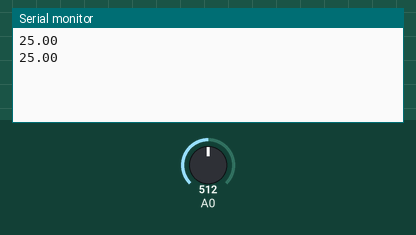
Recording of a sketch running on a simulated Arduino Uno, built with avr-gcc and run on an emulated ATmega328P. Shown: the last lines printed to the serial monitor. The inputs (shaded band) are chosen by the test bench; at power-on: A0 = 512.

Above: at 1.8 s.
1.9 s: A0 set to 716
At 2.8 s:
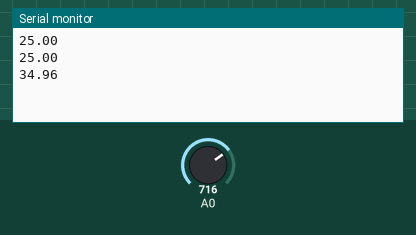
3.4 s: A0 set to 900
At 4.8 s:
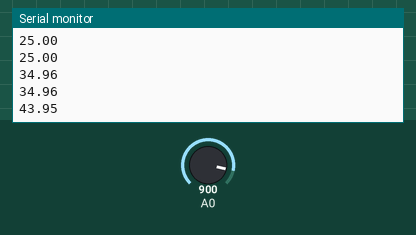
Timing chart, 0 to 6.4 s (numbered marks = the images above; inputs shaded):
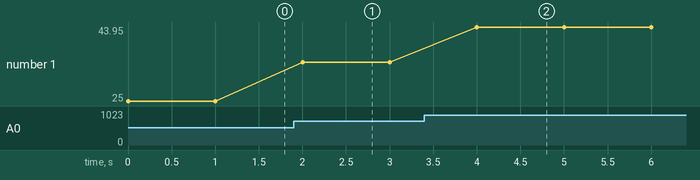

Measured:
- after the input at 1.9 s, the serial monitor: prints a new line after 0.10 s (image 1)
- after the input at 3.4 s, the serial monitor: prints a new line after 0.60 s (image 2)
- plotted number 1: 25 → 34.96 after the input at 1.9 s, 34.96 → 43.95 after the input at 3.4 s

The sketch:

batterylevel.ino
```cpp
#define BAT_PIN A0;

void setup() {
  // put your setup code here, to run once:
  Serial.begin(9600);
}

void loop() {
  // put your main code here, to run repeatedly:
  int sensorValue = analogRead(A0);
  float voltage = (sensorValue * (5.0 / 1024.0) * 10);
  Serial.println(voltage);
  delay(1000);
}
```
